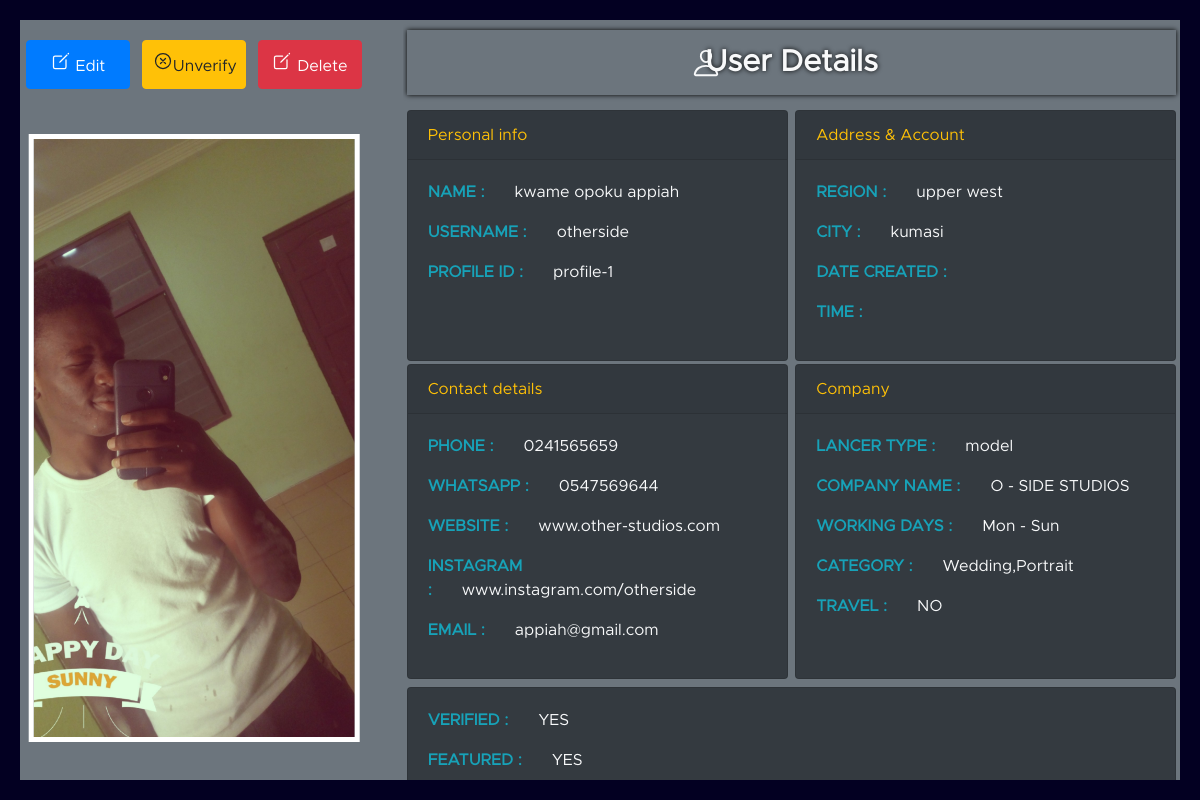
/admin/freelancers.php?name=otherside, run on the app's committed database.
### tables this page shows
CREATE TABLE `profile_pic` (
  `ID` int(11) NOT NULL,
  `USERNAME` varchar(100) NOT NULL,
  `IMG_SRC` varchar(100) NOT NULL,
  `COVER` varchar(100) NOT NULL
);

CREATE TABLE `freelancers` (
  `ID` int(11) NOT NULL,
  `FULL_NAME` varchar(70) DEFAULT NULL,
  `USERNAME` varchar(20) DEFAULT NULL,
  `PROFILE_ID` varchar(50) DEFAULT NULL,
  `PHONE` varchar(20) DEFAULT NULL,
  `WHATSAPP` varchar(20) NOT NULL,
  `WEBSITE` varchar(100) NOT NULL,
  `INSTAGRAM` varchar(100) NOT NULL,
  `EMAIL` varchar(45) DEFAULT NULL,
  `REGION` varchar(35) DEFAULT NULL,
  `CITY` varchar(35) DEFAULT NULL,
  `LANCER_TYPE` varchar(25) DEFAULT NULL,
  `COMPANY_NAME` varchar(50) DEFAULT NULL,
  `WORKING_DAYS` varchar(20) NOT NULL,
  `CATEGORY` varchar(100) DEFAULT NULL,
  `TRAVEL` varchar(10) DEFAULT NULL,
  `EMAIL_CODE` int(6) DEFAULT NULL,
  `EMAIL_VERIFIED` int(1) NOT NULL,
  `VERIFIED` varchar(3) DEFAULT NULL,
  `RATING` int(10) DEFAULT NULL,
  `FEATURED` varchar(3) DEFAULT NULL,
  `DESCRIPTION` varchar(1000) DEFAULT NULL,
  `PWD` varchar(255) NOT NULL,
  `RESET_PWD` int(11) NOT NULL,
  `DATE_CREATED` varchar(15) NOT NULL,
  `TIME_CREATED` varchar(15) NOT NULL,
  `DATE_VERIFIED` varchar(15) NOT NULL,
  `TIME_VERIFIED` varchar(15) NOT NULL
);

### admin/adminauto.php (called while the page is built, shortened)
<?php
    function myAutoLoader($getClass){
        $path = "../classes/";
        $ext = ".php";
        $fullPath = $path . $getClass . $ext;
    }

### classes/dbconn.php (called while the page is built)
<?php
    class dbconn{
        private $host = 'localhost';
        private $user = 'root';
        private $pwd = '';
        private $dbName = 'phomod';
        protected function connect(){
            $dsn = 'mysql:host=' . $this->host . ';dbname=' . $this->dbName;
            $pdo = new PDO($dsn, $this->user, $this->pwd);
            $pdo->setAttribute(PDO::ATTR_DEFAULT_FETCH_MODE, PDO::FETCH_ASSOC);
            return $pdo;
        }
    }

### classes/model.php (called while the page is built, shortened)
<?php
    class model extends dbconn{
        protected function allUsers($user){
            $sql= "SELECT * FROM freelancers WHERE USERNAME = :user";
            $getMyUsers = $this->connect()->prepare($sql);
            $getMyUsers->execute(['user' => $user]);
            return $getMyUsers;
        }
        protected function getPic($pic){
            $sql = "SELECT IMG_SRC, COVER FROM profile_pic WHERE USERNAME = ?";
            $stmt = $this->connect()->prepare($sql);
            $stmt->execute([$pic]);
            return $stmt;
        }
    }

### classes/view.php (called while the page is built, shortened)
<?php
    class view extends model{
        public function viewAllUsers($user){
            $getMeUsers = $this->allUsers($user);
            return $getMeUsers;
        }
        public function getProfilePic($pic){
            $getPics = $this->getPic($pic);
            return $getPics;
        }
    }

### admin/freelancers.php (the view, shortened to what this page needs)
<?php include 'userheader.php'?>
            <?php if($verified == 'NO'):?>
                <?php header('Location: reviewuser.php?name='.$username)?>
            <?php else:?>
                <section class="main bg-secondary">
                    <div class="row">
                        <div class="one-of-three">
                            <div class="action">
                                <div class="row">
                                    <div class="las-row">
                                        <button class="edit btn btn-primary" data-toggle='modal' data-target='#editModal'>
                                        <ion-icon name="create-outline" class="edi-ico"></ion-icon>
                                        Edit
                                        </button>
                                    </div>
                                    <div class="las-row">
                                        <form action="verify.php" method="POST">
                                            <button class="btn btn-warning" id="unverify"><ion-icon name="close-circle-outline" class="ver-ico"></ion-icon>Unverify</button>
                                        </form>
                                    </div>
                                    <div class="las-row">
                                        <button class="delete btn btn-danger" onclick="swalfun()">
                                        <ion-icon name="create-outline" class="del-ico"></ion-icon>
                                            Delete
                                        </button>
                                    </div>
                                </div>
                            </div>
                            <div class="pic" style="background:url('../profilepic/<?php echo $pic?>');background-position:center;background-size:cover;">
                            </div>
                        </div>
                        <div class="two-of-three">
                            <p class="title bg-secondary text-light">
                            <ion-icon name="person-outline" class='user-ico'></ion-icon>User Details
                            </p>
                            <div class="details">
                                <div class="row">
                                    <div class="card text-white bg-primary mb-5 text-light bg-dark">
                                        <div class="card-header text-warning">Personal info</div>
                                        <div class="card-body text-info">
                                            <p class="info card-text"><b>NAME :</b><span class='info-span text-light'><?php echo $name?></span></p>
                                            <p class="info card-text"><b>USERNAME :</b><span class='info-span text-light'><?php echo $username?></span></p>
                                            <p class="info card-text"><b>PROFILE ID :</b><span class='info-span text-light'><?php echo $profid?></span></p>
                                        </div>
                                    </div>
                                    <div class="card text-white bg-primary mb-5 text-light bg-dark">
                                        <div class="card-header text-warning">Address & Account</div>
                                        <div class="card-body text-info">
                                        <p class="info"><b>REGION :</b><span class='info-span text-light'><?php echo $region?></span></p>
                                        <p class="info"><b>CITY :</b><span class='info-span text-light'><?php echo $city?></span></p>
                                        <p class="info"><b>DATE CREATED :</b><span class='info-span text-light'><?php echo $date?></span></p>
                                        <p class="info"><b>TIME :</b><span class='info-span text-light'><?php echo $time?></span></p>
                                        </div>
                                    </div>
                                    <div class="card text-white bg-primary mb-5 text-light bg-dark">
                                        <div class="card-header text-warning">Contact details</div>
                                        <div class="card-body text-info">
                                            <p class="info"><b>PHONE :</b><span class='info-span text-light'><?php echo $phone?></span></p>
                                            <p class="info"><b>WHATSAPP :</b><span class='info-span text-light'><?php echo $whatsapp?></span></p>
                                            <p class="info"><b>WEBSITE :</b><span class='info-span text-light'><?php echo $website?></span></p>
                                            <p class="info"><b>INSTAGRAM :</b><span class='info-span text-light'><?php echo $instagram?></span></p>
                                            <p class="info"><b>EMAIL :</b><span class='info-span text-light'><?php echo $email?></span></p>
                                        </div>
                                    </div>
                                    <div class="card text-white bg-primary mb-5 text-light bg-dark">
                                        <div class="card-header text-warning">Company</div>
                                        <div class="card-body text-info">
                                            <p class="info"><b>LANCER TYPE :</b><span class='info-span text-light'><?php echo $type?></span></p>
                                            <p class="info"><b>COMPANY NAME :</b><span class='info-span text-light'><?php echo $company?></span></p>
                                            <p class="info"><b>WORKING DAYS :</b><span class='info-span text-light'><?php echo $days?></span></p>
                                            <p class="info"><b>CATEGORY :</b><span class='info-span text-light'><?php echo $category?></span></p>
                                            <p class="info"><b>TRAVEL :</b><span class='info-span text-light'><?php echo $travel?></span></p>
                                        </div>
                                    </div>
                                    <div class="card text-white bg-primary mb-12 text-light bg-dark">
                                        <div class="card-body text-info">
                                        <p class="info"><b>VERIFIED :</b><span class='info-span text-light'><?php echo $verified?></span></p>
                                        <p class="info"><b>FEATURED :</b><span class='info-span text-light'><?php echo $featured?></span></p>
                                        </div>
                                    </div>
                                </div>
                            </div>
                        </div>
                    </div>
                </section>
            <?php endif?>
<?php include 'userfooter.php'?>

### admin/overlay.css (style rules this page uses)
* { margin: 0; padding: 0; }

### admin/review.css (style rules this page uses)
* { margin: 0; padding: 0; box-sizing: border-box; }
body { font-family: 'Metropolis Regular'; }
.main { display: none; width: 100%; height: 100vh; background: rgb(235, 235, 235); position: absolute; top: 50%; left: 50%; transform: translate(-50%, -50%); overflow: hidden; border: 20px solid rgb(3, 0, 34); z-index: -1; }
.row { width: 100%; height: 100%; margin: auto; }
.one-of-three { width: 30%; height: 100%; position: relative; }
.two-of-three { width: 67%; height: 100%; margin: auto; margin-left: 3%; overflow: auto; }
.action { margin: auto; margin-top: 20px; margin-bottom: 20px; width: 100%; overflow: auto; }
.action .row { width: 100%; margin: auto; }
.action .row .las-row { width: 30%; margin: auto; }
.las-row button { width: 100%; padding: 10px; }
.pic { position: absolute; width: 95%; height: 80%; top: 55%; left: 50%; transform: translate(-50%, -50%); border: 5px solid white; }
.title { width: 99%; margin: auto; font-size: 30px; text-align: center; padding: 10px 0; font-weight: bold; position: relative; background: white; box-shadow: 0 0 5px black; margin-top: 10px; text-shadow: 0 0 5px black; position: sticky; top: 0; z-index: 1; }
.user-ico { position: absolute; left: 37%; top: 50%; transform: translateY(-50%); }
.details { width: 100%; margin: auto; }
.details .row { width: 100%; margin-top: 60px; }
.mb-5 { margin: auto; margin-top: -45px; width: 49%; }
.mb-12 { width: 99%; height: 100px; margin: auto; margin-top: -40px; }
.info-span { margin-left: 30px; }
.ver-ico, .edi-ico, .del-ico { font-size: 20px; }
form { display: inline; }

### data on the page
profile_pic: IMG_SRC (picture)
freelancers: FULL_NAME "kwame opoku appiah", USERNAME "otherside", PROFILE_ID "profile-1", REGION "upper west", CITY "kumasi", PHONE "0241565659", WHATSAPP "0547569644", WEBSITE "www.other-studios.com", INSTAGRAM "www.instagram.com/otherside", EMAIL "appiah@gmail.com", LANCER_TYPE "model", COMPANY_NAME "O - SIDE STUDIOS", WORKING_DAYS "Mon - Sun", CATEGORY "Wedding,Portrait", TRAVEL "NO", VERIFIED "YES", FEATURED "YES"
